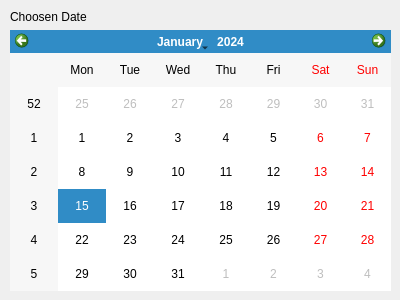
<?xml version="1.0" encoding="UTF-8"?>
<ui version="4.0">
 <class>Calendar</class>
 <widget class="QWidget" name="Calendar">
  <property name="geometry">
   <rect>
    <x>0</x>
    <y>0</y>
    <width>400</width>
    <height>300</height>
   </rect>
  </property>
  <property name="windowTitle">
   <string>Form</string>
  </property>
  <widget class="QWidget" name="">
   <property name="geometry">
    <rect>
     <x>10</x>
     <y>10</y>
     <width>381</width>
     <height>281</height>
    </rect>
   </property>
   <layout class="QVBoxLayout" name="verticalLayout">
    <item>
     <widget class="QLabel" name="label">
      <property name="text">
       <string>Choosen Date</string>
      </property>
     </widget>
    </item>
    <item>
     <widget class="QCalendarWidget" name="calendarWidget"/>
    </item>
   </layout>
  </widget>
 </widget>
 <resources/>
 <connections/>
</ui>
